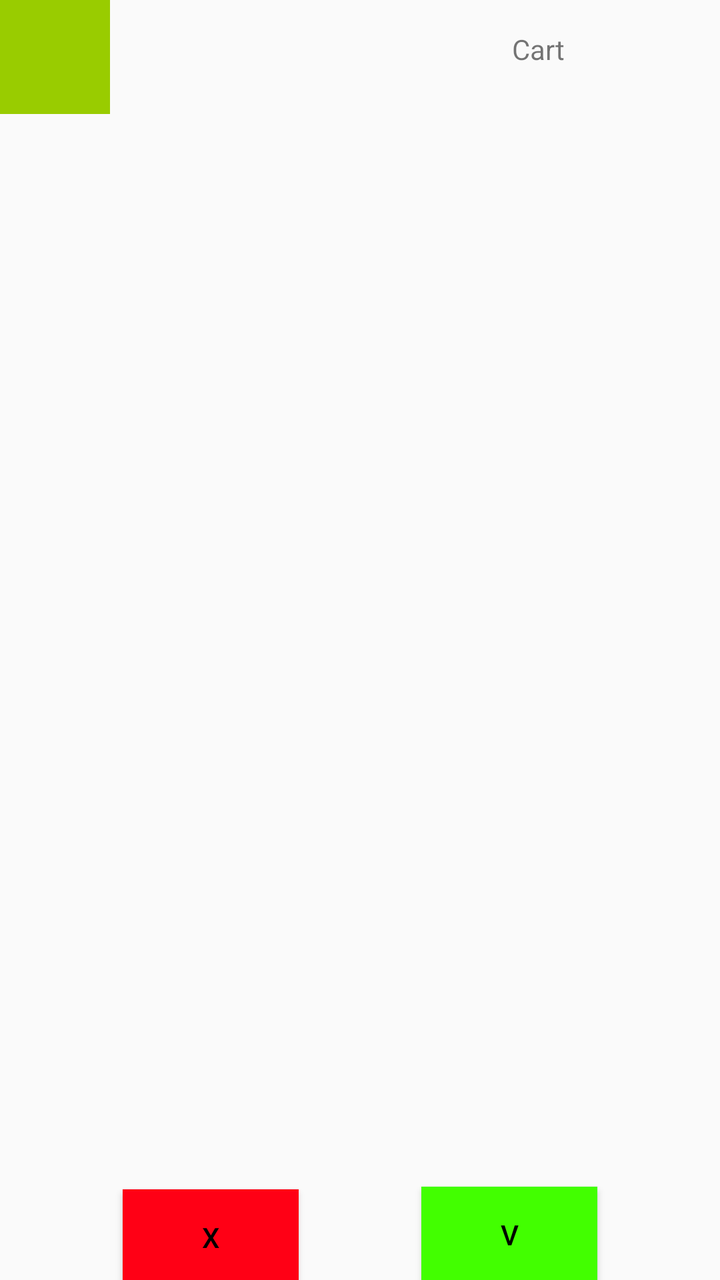
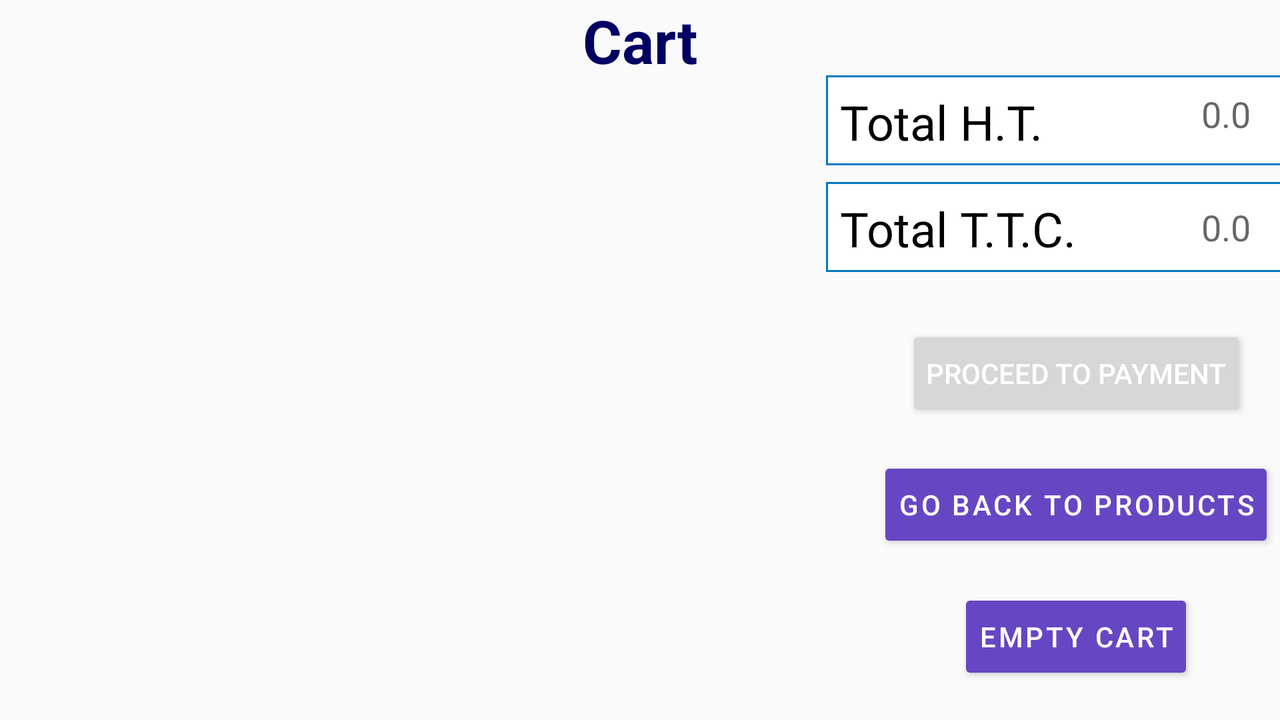

Two renders of one Android screen. The first uses the default layout on a phone; the second uses the alternative layout the repository ships for a different screen configuration, on a matching device. The two XML files are below.
<!-- AndroidManifest.xml: application theme Theme.Cashback -->
<!-- res/layout/activity_resume_cart.xml -->
<?xml version="1.0" encoding="utf-8"?>
<androidx.constraintlayout.widget.ConstraintLayout xmlns:android="http://schemas.android.com/apk/res/android"
    xmlns:app="http://schemas.android.com/apk/res-auto"
    xmlns:tools="http://schemas.android.com/tools"
    android:layout_width="match_parent"
    android:layout_height="match_parent"
    tools:context=".ResumeCart">

    <ImageView
        android:id="@+id/imageView3"
        android:layout_width="55dp"
        android:layout_height="57dp"
        app:layout_constraintBottom_toBottomOf="parent"
        app:layout_constraintEnd_toEndOf="parent"
        app:layout_constraintHorizontal_bias="0.0"
        app:layout_constraintStart_toStartOf="parent"
        app:layout_constraintTop_toTopOf="parent"
        app:layout_constraintVertical_bias="0.0"
        app:srcCompat="@android:color/holo_green_light" />

    <TableLayout
        android:id="@+id/tableLayout3"
        android:layout_width="355dp"
        android:layout_height="359dp"
        app:layout_constraintBottom_toTopOf="@+id/tableLayout2"
        app:layout_constraintEnd_toEndOf="parent"
        app:layout_constraintHorizontal_bias="0.5"
        app:layout_constraintStart_toStartOf="parent"
        app:layout_constraintTop_toBottomOf="@+id/imageView3">

        <TableRow
            android:layout_width="match_parent"
            android:layout_height="match_parent" />

        <TableRow
            android:layout_width="match_parent"
            android:layout_height="match_parent" />

        <TableRow
            android:layout_width="match_parent"
            android:layout_height="match_parent" />

        <TableRow
            android:layout_width="match_parent"
            android:layout_height="match_parent" />
    </TableLayout>

    <TableLayout
        android:id="@+id/tableLayout2"
        android:layout_width="353dp"
        android:layout_height="181dp"
        app:layout_constraintBottom_toTopOf="@+id/button3"
        app:layout_constraintEnd_toEndOf="parent"
        app:layout_constraintHorizontal_bias="0.5"
        app:layout_constraintStart_toStartOf="parent"
        app:layout_constraintTop_toBottomOf="@+id/tableLayout3">

        <TableRow
            android:layout_width="match_parent"
            android:layout_height="match_parent" />

        <TableRow
            android:layout_width="match_parent"
            android:layout_height="match_parent" />

        <TableRow
            android:layout_width="match_parent"
            android:layout_height="match_parent" />

        <TableRow
            android:layout_width="match_parent"
            android:layout_height="match_parent" />
    </TableLayout>

    <Button
        android:id="@+id/button3"
        android:layout_width="wrap_content"
        android:layout_height="wrap_content"
        android:background="#FF0015"
        android:text="X"
        app:layout_constraintBottom_toBottomOf="parent"
        app:layout_constraintEnd_toStartOf="@+id/button4"
        app:layout_constraintHorizontal_bias="0.5"
        app:layout_constraintStart_toStartOf="parent"
        app:layout_constraintTop_toBottomOf="@+id/tableLayout2" />

    <Button
        android:id="@+id/button4"
        android:layout_width="wrap_content"
        android:layout_height="wrap_content"
        android:background="#42FF00"
        android:text="V"
        app:layout_constraintBottom_toBottomOf="parent"
        app:layout_constraintEnd_toEndOf="parent"
        app:layout_constraintHorizontal_bias="0.5"
        app:layout_constraintStart_toEndOf="@+id/button3"
        app:layout_constraintTop_toBottomOf="@+id/tableLayout2" />

    <TextView
        android:id="@+id/Cart"
        android:layout_width="104dp"
        android:layout_height="42dp"
        android:text="Cart"
        app:layout_constraintBottom_toBottomOf="@+id/imageView3"
        app:layout_constraintEnd_toEndOf="parent"
        app:layout_constraintHorizontal_bias="0.388"
        tools:layout_editor_absoluteY="29dp" />

</androidx.constraintlayout.widget.ConstraintLayout>
<!-- resources referenced by this layout -->
<resources>
  <style name="Theme.Cashback" parent="Theme.MaterialComponents.Light.Bridge">
          
          <item name="colorPrimary">@color/colorPrimary</item>
          <item name="colorPrimaryDark">@color/colorPrimaryDark</item>
          <item name="colorSecondary">@color/colorSecondary</item>
          <item name="android:textColorPrimary">@color/textColorPrimary</item>
          <item name="android:textColorSecondary">@color/textColorSecondary</item>
  
  
          
          <item name="scrimBackground">@color/mtrl_scrim_color</item>
          <item name="textAppearanceHeadline1">@style/TextAppearance.MaterialComponents.Headline1</item>
          <item name="textAppearanceHeadline2">@style/TextAppearance.MaterialComponents.Headline2</item>
          <item name="textAppearanceHeadline3">@style/TextAppearance.MaterialComponents.Headline3</item>
          <item name="textAppearanceHeadline4">@style/TextAppearance.MaterialComponents.Headline4</item>
          <item name="textAppearanceHeadline5">@style/TextAppearance.MaterialComponents.Headline5</item>
          <item name="textAppearanceHeadline6">@style/TextAppearance.MaterialComponents.Headline6</item>
          <item name="textAppearanceSubtitle1">@style/TextAppearance.MaterialComponents.Subtitle1</item>
          <item name="textAppearanceSubtitle2">@style/TextAppearance.MaterialComponents.Subtitle2</item>
          <item name="textAppearanceBody1">@style/TextAppearance.MaterialComponents.Body1</item>
          <item name="textAppearanceBody2">@style/TextAppearance.MaterialComponents.Body2</item>
          <item name="textAppearanceCaption">@style/TextAppearance.MaterialComponents.Caption</item>
          <item name="textAppearanceButton">@style/TextAppearance.MaterialComponents.Button</item>
          <item name="textAppearanceOverline">@style/TextAppearance.MaterialComponents.Overline</item>
      </style>
  <color name="colorPrimary">#03a9f4</color>
  <color name="colorPrimaryDark">#007ac1</color>
  <color name="colorSecondary">#311b92</color>
  <color name="textColorPrimary">#000000</color>
  <color name="textColorSecondary">#ffffff</color>
</resources>
<!-- res/layout-land/activity_resume_cart.xml (the repository's variant of the layout above) -->
<!-- drawn on the phone turned sideways -->
<?xml version="1.0" encoding="utf-8"?>
<androidx.constraintlayout.widget.ConstraintLayout xmlns:android="http://schemas.android.com/apk/res/android"
    xmlns:app="http://schemas.android.com/apk/res-auto"
    xmlns:tools="http://schemas.android.com/tools"
    android:id="@+id/resumeCartMainLayout"
    android:layout_width="match_parent"
    android:layout_height="match_parent"
    tools:context=".activities.ResumeCart">

    <TextView
        android:id="@+id/resumeCartLabelText"
        android:layout_width="wrap_content"
        android:layout_height="wrap_content"
        android:text="@string/label_cart"
        android:textColor="@color/colorSecondaryDark"
        android:textSize="30sp"
        android:textStyle="bold"
        app:layout_constraintEnd_toEndOf="parent"
        app:layout_constraintStart_toStartOf="parent"
        app:layout_constraintTop_toTopOf="parent" />

    <Button
        android:id="@+id/resumeCartButtonBack"
        style="@style/Widget.Cashback.Button"
        android:layout_width="wrap_content"
        android:layout_height="wrap_content"
        android:background="@android:drawable/btn_default_material"
        android:padding="10dp"
        android:text="@string/action_back_products"
        android:textColor="#FFFFFF"
        app:layout_constraintBottom_toTopOf="@id/resumeCartButtonEmpty"
        app:layout_constraintEnd_toEndOf="parent"
        app:layout_constraintStart_toEndOf="@+id/resumeCartScrollLayout"
        app:layout_constraintTop_toBottomOf="@id/resumeCartButtonPayment" />

    <Button
        android:id="@+id/resumeCartButtonEmpty"
        style="@style/Widget.Cashback.Button"
        android:layout_width="wrap_content"
        android:layout_height="wrap_content"
        android:background="@android:drawable/btn_default_material"
        android:padding="10dp"
        android:text="@string/action_cart_empty"
        android:textColor="#FFFFFF"
        app:layout_constraintBottom_toBottomOf="parent"
        app:layout_constraintEnd_toEndOf="parent"
        app:layout_constraintStart_toEndOf="@+id/resumeCartScrollLayout"
        app:layout_constraintTop_toBottomOf="@+id/resumeCartButtonBack" />

    <Button
        android:id="@+id/resumeCartButtonPayment"
        style="@style/Widget.Cashback.Button.Validation"
        android:layout_width="wrap_content"
        android:layout_height="wrap_content"
        android:background="@android:drawable/btn_default_material"
        android:padding="10dp"
        android:text="@string/action_payment_proceed"
        android:textColor="#FFFFFF"
        app:layout_constraintBottom_toTopOf="@+id/resumeCartButtonBack"
        app:layout_constraintEnd_toEndOf="parent"
        app:layout_constraintStart_toEndOf="@+id/resumeCartScrollLayout"
        app:layout_constraintTop_toBottomOf="@+id/resumeCartTableRowLayout2"
        app:layout_constraintVertical_bias="0.8" />

    <ScrollView
        android:id="@+id/resumeCartScrollLayout"
        android:layout_width="412dp"
        android:layout_height="286dp"
        android:layout_marginStart="24dp"
        android:layout_marginLeft="20dp"
        android:layout_marginTop="20dp"
        android:scrollbarStyle="outsideOverlay"
        app:layout_constraintStart_toStartOf="parent"
        app:layout_constraintTop_toBottomOf="@id/resumeCartLabelText">

        <LinearLayout
            android:id="@+id/resumeCartScrollLinearLayout"
            android:layout_width="match_parent"
            android:layout_height="wrap_content"
            android:orientation="vertical" />
    </ScrollView>

    <TableRow
        android:id="@+id/resumeCartTableRowLayout1"
        android:layout_width="250dp"
        android:layout_height="45dp"
        android:layout_marginTop="20dp"
        android:background="@drawable/border"
        app:layout_constraintBottom_toTopOf="@id/resumeCartTableRowLayout2"
        app:layout_constraintEnd_toEndOf="parent"
        app:layout_constraintStart_toEndOf="@+id/resumeCartScrollLayout"
        app:layout_constraintTop_toTopOf="parent">

        <TextView
            android:id="@+id/resumeCartTableRow1TotalHTLabel"
            android:layout_width="150dp"
            android:layout_height="match_parent"
            android:padding="7dp"
            android:text="@string/label_total_ht"
            android:textColor="@color/textColorPrimary"
            android:textSize="24sp" />

        <EditText
            android:id="@+id/resumeCartTableRow1TotalHTNumber"
            android:layout_width="match_parent"
            android:layout_height="match_parent"
            android:clickable="false"
            android:ems="10"
            android:gravity="center_horizontal"
            android:hint="0.0"
            android:inputType="numberDecimal"
            android:padding="7dp" />

    </TableRow>

    <TableRow
        android:id="@+id/resumeCartTableRowLayout2"
        android:layout_width="250dp"
        android:layout_height="45dp"
        android:layout_marginTop="-10dp"
        android:layout_marginBottom="9dp"
        android:background="@drawable/border"
        app:layout_constraintBottom_toTopOf="@id/resumeCartButtonPayment"
        app:layout_constraintEnd_toEndOf="parent"
        app:layout_constraintStart_toEndOf="@+id/resumeCartScrollLayout"
        app:layout_constraintTop_toBottomOf="@+id/resumeCartTableRowLayout1"
        app:layout_constraintVertical_bias="0.0">

        <TextView
            android:id="@+id/resumeCartTableRow2TotalTTCLabel"
            android:layout_width="150dp"
            android:layout_height="match_parent"
            android:padding="7dp"
            android:text="@string/label_total_ttc"
            android:textColor="@color/textColorPrimary"
            android:textSize="24sp" />

        <EditText
            android:id="@+id/resumeCartTableRow2TotalTTCNumber"
            android:layout_width="match_parent"
            android:layout_height="match_parent"
            android:clickable="false"
            android:ems="10"
            android:gravity="center_horizontal|center_vertical"
            android:hint="0.0"
            android:inputType="numberDecimal"
            android:padding="7dp" />
    </TableRow>

</androidx.constraintlayout.widget.ConstraintLayout>
<!-- resources referenced by the variant -->
<!-- as the phone turned sideways resolves them -->
<resources>
  <color name="colorSecondaryDark">#000063</color>
  <color name="textColorPrimary">#000000</color>
  <!-- drawable border (drawable) -->
  <?xml version="1.0" encoding="UTF-8"?>
  <shape xmlns:android="http://schemas.android.com/apk/res/android">
      <solid android:color="#FFFFFF"/>
      <stroke android:width="1dip" android:color="#007AC1" />
      <corners android:radius="0dip"/>
      <padding android:left="0dip" android:top="0dip" android:right="0dip" android:bottom="0dip" />
  </shape>
  <string name="action_back_products">Go back to products</string>
  <string name="action_cart_empty">Empty cart</string>
  <string name="action_payment_proceed">Proceed to payment</string>
  <string name="label_cart">Cart</string>
  <string name="label_total_ht">Total H.T.</string>
  <string name="label_total_ttc">Total T.T.C.</string>
  <style name="Widget.Cashback.Button" parent="Widget.MaterialComponents.Button">
          <item name="android:textColor">?android:attr/textColorSecondary</item>
          <item name="backgroundTint">@color/colorSecondaryLight</item>
      </style>
  <style name="Theme.Cashback" parent="Theme.MaterialComponents.Light.Bridge">
          
          <item name="colorPrimary">@color/colorPrimary</item>
          <item name="colorPrimaryDark">@color/colorPrimaryDark</item>
          <item name="colorSecondary">@color/colorSecondary</item>
          <item name="android:textColorPrimary">@color/textColorPrimary</item>
          <item name="android:textColorSecondary">@color/textColorSecondary</item>
  
  
          
          <item name="scrimBackground">@color/mtrl_scrim_color</item>
          <item name="textAppearanceHeadline1">@style/TextAppearance.MaterialComponents.Headline1</item>
          <item name="textAppearanceHeadline2">@style/TextAppearance.MaterialComponents.Headline2</item>
          <item name="textAppearanceHeadline3">@style/TextAppearance.MaterialComponents.Headline3</item>
          <item name="textAppearanceHeadline4">@style/TextAppearance.MaterialComponents.Headline4</item>
          <item name="textAppearanceHeadline5">@style/TextAppearance.MaterialComponents.Headline5</item>
          <item name="textAppearanceHeadline6">@style/TextAppearance.MaterialComponents.Headline6</item>
          <item name="textAppearanceSubtitle1">@style/TextAppearance.MaterialComponents.Subtitle1</item>
          <item name="textAppearanceSubtitle2">@style/TextAppearance.MaterialComponents.Subtitle2</item>
          <item name="textAppearanceBody1">@style/TextAppearance.MaterialComponents.Body1</item>
          <item name="textAppearanceBody2">@style/TextAppearance.MaterialComponents.Body2</item>
          <item name="textAppearanceCaption">@style/TextAppearance.MaterialComponents.Caption</item>
          <item name="textAppearanceButton">@style/TextAppearance.MaterialComponents.Button</item>
          <item name="textAppearanceOverline">@style/TextAppearance.MaterialComponents.Overline</item>
      </style>
  <color name="colorSecondaryLight">#6746c3</color>
  <color name="colorPrimary">#03a9f4</color>
  <color name="colorPrimaryDark">#007ac1</color>
  <color name="colorSecondary">#311b92</color>
  <color name="textColorSecondary">#ffffff</color>
</resources>
